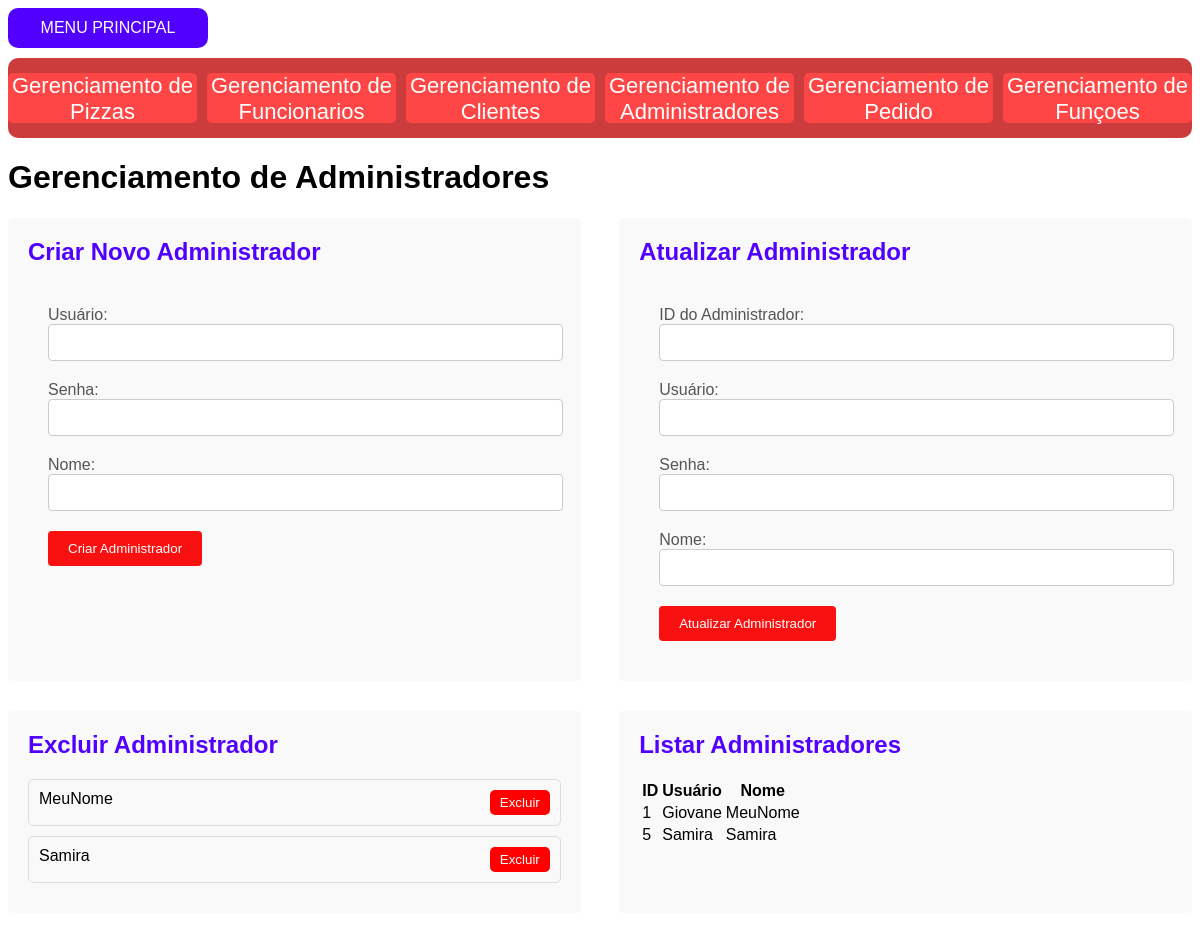
/Administrativa/administradores/adm.php, run on the app's committed database.
### tables this page shows
CREATE TABLE `Administradores` (
  `adm_id` int(11) NOT NULL,
  `usuario` varchar(50) DEFAULT NULL,
  `senha` varchar(50) DEFAULT NULL,
  `nome` varchar(100) DEFAULT NULL
);

### Administrativa/administradores/adm.php (the view, shortened to what this page needs)
<!DOCTYPE html>
<html lang="pt-br">
<head>
</head>
<body>
    <a class="botaovoltar" href="../index.php">MENU PRINCIPAL</a>
    <nav class="nav-bar">
        <a class="caminhos" href="../pizzas/indexPizzas.php">Gerenciamento de Pizzas</a>
        <a class="caminhos" href="../Funcionarios/funcionarios.php">Gerenciamento de Funcionarios</a>
        <a class="caminhos" href="../Cliente/cliente.php">Gerenciamento de Clientes</a>
        <a class="caminhos" href="../administradores/adm.php">Gerenciamento de Administradores</a>
        <a class="caminhos" href="../pedido/pedido.php">Gerenciamento de Pedido</a>
        <a class="caminhos" href="../Funcoes/funcoes.php">Gerenciamento de Funçoes</a>
    </nav>
    <h1>Gerenciamento de Administradores</h1>
    <?php
    $servername = "localhost";
    $username = "root";
    $password = "";
    $dbname = "Pizzaria";
    $conn = new mysqli($servername, $username, $password, $dbname);
    ?>
    <div class="container-formulario">
        <div class="section" id="criar">
            <h2>Criar Novo Administrador</h2>
            <div class="form-container">
                <form action="?action=add" method="post">
                    <div class="form-group">
                        <label for="usuario" class="form-label">Usuário:</label>
                        <input type="text" id="usuario" name="usuario" class="form-input" required>
                    </div>
                    <div class="form-group">
                        <label for="senha" class="form-label">Senha:</label>
                        <input type="password" id="senha" name="senha" class="form-input" required>
                    </div>
                    <div class="form-group">
                        <label for="nome" class="form-label">Nome:</label>
                        <input type="text" id="nome" name="nome" class="form-input" required>
                    </div>
                    <button type="submit" class="form-button">Criar Administrador</button>
                </form>
            </div>
        </div>
        <div class="section" id="atualizar">
            <h2>Atualizar Administrador</h2>
            <div class="form-container">
                <form action="?action=edit" method="post">
                    <div class="form-group">
                        <label for="adm_id" class="form-label">ID do Administrador:</label>
                        <input type="text" id="adm_id" name="adm_id" class="form-input" required>
                    </div>
                    <div class="form-group">
                        <label for="usuario" class="form-label">Usuário:</label>
                        <input type="text" id="usuario" name="usuario" class="form-input" required>
                    </div>
                    <div class="form-group">
                        <label for="senha" class="form-label">Senha:</label>
                        <input type="password" id="senha" name="senha" class="form-input" required>
                    </div>
                    <div class="form-group">
                        <label for="nome" class="form-label">Nome:</label>
                        <input type="text" id="nome" name="nome" class="form-input" required>
                    </div>
                    <button type="submit" class="form-button">Atualizar Administrador</button>
                </form>
            </div>
        </div>
    </div>
    <div class="container-formulario2">
        <div class="box-excluir" id="excluir">
            <h2>Excluir Administrador</h2>
            <div class="container">
                <?php
                $sql = "SELECT * FROM Administradores";
                $result = $conn->query($sql);
                if ($result->num_rows > 0) {
                    while($row = $result->fetch_assoc()) {
                        echo "<div class='admin-item'>" .
                                "<span>" . $row["nome"] . "</span>" .
                                "<form action='?action=delete' method='post' style='display:inline;'>
                                    <input type='hidden' name='adm_id' value='" . $row["adm_id"] . "'>
                                    <button class='botao' type='submit'>Excluir</button>
                                </form>" .
                             "</div>";
                    }
                } else {
                    echo "<div class='admin-item'><span>Nenhum administrador encontrado</span></div>";
                }
                ?>
            </div>
        </div>
        <div class="box-listar" id="listar">
            <h2>Listar Administradores</h2>
            <div class="container-lista">
                <table>
                    <thead>
                        <tr>
                            <th>ID</th>
                            <th>Usuário</th>
                            <th>Nome</th>
                        </tr>
                    </thead>
                    <tbody>
                        <?php
                        $sql = "SELECT * FROM Administradores";
                        $result = $conn->query($sql);
                        if ($result->num_rows > 0) {
                            while($row = $result->fetch_assoc()) {
                                echo "<tr>" .
                                        "<td>" . $row["adm_id"]. "</td>" .
                                        "<td>" . $row["usuario"] . "</td>" .
                                        "<td>" . $row["nome"] . "</td>" .
                                    "</tr>";
                            }
                        } else {
                            echo "<tr><td colspan='3'>Nenhum administrador encontrado</td></tr>";
                        }
                        ?>
                    </tbody>
                </table>
            </div>
        </div>
    </div>
</body>
</html>

### Administrativa/administradores/adm.php (style rules this page uses)
body { font-family: Arial, sans-serif; }
.container { display: flex; justify-content: space-between; flex-direction: column; }
.container-formulario { display: flex; justify-content: space-between; border: royalblue; }
.section { width: 45%; margin-bottom: 30px; padding: 20px; border-radius: 5px; background-color: #f9f9f9; }
h2 { color: #5100ff; margin-top: 0; }
.form-container { padding: 20px; }
.form-group { margin-bottom: 20px; }
.form-label { display: block; color: #555; }
.form-input { width: 100%; padding: 10px; border: 1px solid #ccc; border-radius: 4px; }
.form-button { background-color: #f91010; color: white; padding: 10px 20px; border: none; border-radius: 4px; cursor: pointer; }
.container-formulario2 { display: flex; justify-content: space-between; margin-bottom: 40px; }
.box-excluir, .box-listar { width: 45%; padding: 20px; border-radius: 5px; background-color: #f9f9f9; }
.admin-item { display: flex; flex-direction: row; justify-content: space-between; text-align: center; padding: 10px; border: 1px solid #ddd; border-radius: 5px; background-color: #f9f9f9; margin-bottom: 10px; }
.botao { background-color: red; color: white; border: none; border-radius: 5px; padding: 5px 10px; cursor: pointer; }
.nav-bar { display: flex; flex-direction: row; align-items: center; justify-content: center; gap: 30px; background-color: rgb(204, 60, 60); height: 80px; width: 100%; gap: 10px; border-radius: 10px; }
.caminhos { text-decoration: none; color: white; gap: 10px; background-color:rgb(255, 70, 70); height: 50px; width: 200px; text-align: center; justify-content: center; border-radius: 5px; font-size: 22px; align-items: center; }
.botaovoltar { display: flex; justify-content: center; align-items: center; background-color:#5100ff; color: white; text-decoration: none; height: 40px; width: 200px; border-radius: 10px; margin-bottom: 10px; }
.admin-item { justify-content: space-betweenq; }

### data on the page
administradores: nome "MeuNome", adm_id "1", usuario "Giovane"
administradores: nome "Samira", adm_id "5", usuario "Samira"
